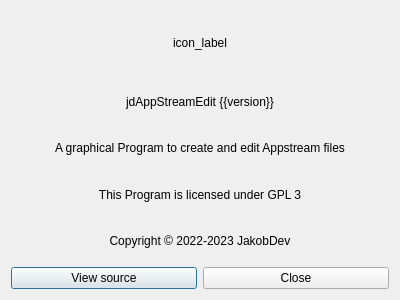
<?xml version="1.0" encoding="UTF-8"?>
<ui version="4.0">
 <class>AboutWindow</class>
 <widget class="QDialog" name="AboutWindow">
  <property name="geometry">
   <rect>
    <x>0</x>
    <y>0</y>
    <width>400</width>
    <height>300</height>
   </rect>
  </property>
  <property name="windowTitle">
   <string>About</string>
  </property>
  <layout class="QVBoxLayout" name="verticalLayout">
   <item>
    <widget class="QLabel" name="icon_label">
     <property name="sizePolicy">
      <sizepolicy hsizetype="Preferred" vsizetype="Preferred">
       <horstretch>0</horstretch>
       <verstretch>0</verstretch>
      </sizepolicy>
     </property>
     <property name="minimumSize">
      <size>
       <width>64</width>
       <height>64</height>
      </size>
     </property>
     <property name="text">
      <string notr="true">icon_label</string>
     </property>
     <property name="alignment">
      <set>Qt::AlignCenter</set>
     </property>
    </widget>
   </item>
   <item>
    <widget class="QLabel" name="version_label">
     <property name="text">
      <string notr="true">jdAppStreamEdit {{version}}</string>
     </property>
     <property name="alignment">
      <set>Qt::AlignCenter</set>
     </property>
    </widget>
   </item>
   <item>
    <widget class="QLabel" name="label">
     <property name="text">
      <string>A graphical Program to create and edit Appstream files</string>
     </property>
     <property name="alignment">
      <set>Qt::AlignCenter</set>
     </property>
    </widget>
   </item>
   <item>
    <widget class="QLabel" name="label_2">
     <property name="text">
      <string>This Program is licensed under GPL 3</string>
     </property>
     <property name="alignment">
      <set>Qt::AlignCenter</set>
     </property>
    </widget>
   </item>
   <item>
    <widget class="QLabel" name="label_3">
     <property name="text">
      <string notr="true">Copyright © 2022-2023 JakobDev</string>
     </property>
     <property name="alignment">
      <set>Qt::AlignCenter</set>
     </property>
    </widget>
   </item>
   <item>
    <layout class="QHBoxLayout" name="horizontalLayout">
     <item>
      <widget class="QPushButton" name="view_source_button">
       <property name="text">
        <string>View source</string>
       </property>
      </widget>
     </item>
     <item>
      <widget class="QPushButton" name="close_button">
       <property name="text">
        <string>Close</string>
       </property>
      </widget>
     </item>
    </layout>
   </item>
  </layout>
 </widget>
 <resources/>
 <connections/>
</ui>
